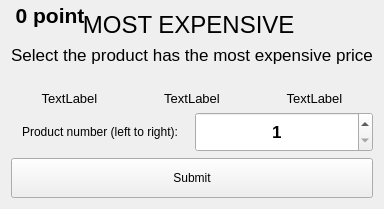
          <widget class="QWidget" name="mostExpensiveTab">
            <attribute name="title">
              <string/>
            </attribute>
            <layout class="QVBoxLayout" name="verticalLayout_4">
              <item>
                <widget class="QLabel" name="label_7">
                  <property name="font">
                    <font>
                      <pointsize>18</pointsize>
                    </font>
                  </property>
                  <property name="text">
                    <string>MOST EXPENSIVE </string>
                  </property>
                  <property name="textFormat">
                    <enum>Qt::AutoText</enum>
                  </property>
                  <property name="alignment">
                    <set>Qt::AlignCenter</set>
                  </property>
                </widget>
              </item>
              <item>
                <widget class="QLabel" name="label_6">
                  <property name="font">
                    <font>
                      <pointsize>13</pointsize>
                    </font>
                  </property>
                  <property name="text">
                    <string>Select the product has the most expensive price</string>
                  </property>
                  <property name="alignment">
                    <set>Qt::AlignCenter</set>
                  </property>
                </widget>
              </item>
              <item>
                <layout class="QHBoxLayout" name="horizontalLayout">
                  <item>
                    <widget class="QLabel" name="label_pic1">
                      <property name="maximumSize">
                        <size>
                          <width>200</width>
                          <height>200</height>
                        </size>
                      </property>
                      <property name="text">
                        <string/>
                      </property>
                      <property name="pixmap">
                        <pixmap resource="resource.qrc">:/resources/Products/images/image_none.jpg</pixmap>
                      </property>
                      <property name="scaledContents">
                        <bool>true</bool>
                      </property>
                    </widget>
                  </item>
                  <item>
                    <widget class="QLabel" name="label_pic2">
                      <property name="maximumSize">
                        <size>
                          <width>200</width>
                          <height>200</height>
                        </size>
                      </property>
                      <property name="text">
                        <string/>
                      </property>
                      <property name="pixmap">
                        <pixmap resource="resource.qrc">:/resources/Products/images/image_none.jpg</pixmap>
                      </property>
                      <property name="scaledContents">
                        <bool>true</bool>
                      </property>
                    </widget>
                  </item>
                  <item>
                    <widget class="QLabel" name="label_pic3">
                      <property name="maximumSize">
                        <size>
                          <width>200</width>
                          <height>200</height>
                        </size>
                      </property>
                      <property name="text">
                        <string/>
                      </property>
                      <property name="pixmap">
                        <pixmap resource="resource.qrc">:/resources/Products/images/image_none.jpg</pixmap>
                      </property>
                      <property name="scaledContents">
                        <bool>true</bool>
                      </property>
                    </widget>
                  </item>
                </layout>
              </item>
              <item>
                <layout class="QHBoxLayout" name="horizontalLayout_5">
                  <item>
                    <widget class="QLabel" name="label_name1">
                      <property name="font">
                        <font>
                          <pointsize>10</pointsize>
                        </font>
                      </property>
                      <property name="text">
                        <string>TextLabel</string>
                      </property>
                      <property name="alignment">
                        <set>Qt::AlignCenter</set>
                      </property>
                    </widget>
                  </item>
                  <item>
                    <widget class="QLabel" name="label_name2">
                      <property name="font">
                        <font>
                          <pointsize>10</pointsize>
                        </font>
                      </property>
                      <property name="text">
                        <string>TextLabel</string>
                      </property>
                      <property name="alignment">
                        <set>Qt::AlignCenter</set>
                      </property>
                    </widget>
                  </item>
                  <item>
                    <widget class="QLabel" name="label_name3">
                      <property name="font">
                        <font>
                          <pointsize>10</pointsize>
                        </font>
                      </property>
                      <property name="text">
                        <string>TextLabel</string>
                      </property>
                      <property name="alignment">
                        <set>Qt::AlignCenter</set>
                      </property>
                    </widget>
                  </item>
                </layout>
              </item>
              <item>
                <layout class="QHBoxLayout" name="horizontalLayout_3">
                  <item>
                    <widget class="QLabel" name="label_8">
                      <property name="text">
                        <string>Product number (left to right):</string>
                      </property>
                      <property name="alignment">
                        <set>Qt::AlignCenter</set>
                      </property>
                    </widget>
                  </item>
                  <item>
                    <widget class="QSpinBox" name="choseME">
                      <property name="minimumSize">
                        <size>
                          <width>0</width>
                          <height>40</height>
                        </size>
                      </property>
                      <property name="font">
                        <font>
                          <pointsize>13</pointsize>
                          <bold>true</bold>
                        </font>
                      </property>
                      <property name="alignment">
                        <set>Qt::AlignCenter</set>
                      </property>
                      <property name="minimum">
                        <number>1</number>
                      </property>
                      <property name="maximum">
                        <number>3</number>
                      </property>
                    </widget>
                  </item>
                </layout>
              </item>
              <item>
                <widget class="QPushButton" name="btnSubmitME">
                  <property name="minimumSize">
                    <size>
                      <width>0</width>
                      <height>40</height>
                    </size>
                  </property>
                  <property name="text">
                    <string>Submit</string>
                  </property>
                </widget>
              </item>
            </layout>
            <widget class="QPushButton" name="btnBackToMenu_ME">
              <property name="enabled">
                <bool>true</bool>
              </property>
              <property name="geometry">
                <rect>
                  <x>510</x>
                  <y>0</y>
                  <width>121</width>
                  <height>31</height>
                </rect>
              </property>
              <property name="text">
                <string>Exit Game</string>
              </property>
            </widget>
            <widget class="QLabel" name="singleScore_ME">
              <property name="font">
                <font>
                  <pointsize>16</pointsize>
                  <bold>true</bold>
                </font>
              </property>
              <property name="text">
                <string>0 point</string>
              </property>
              <property name="alignment">
                <set>Qt::AlignCenter</set>
              </property>
            </widget>
          </widget>
